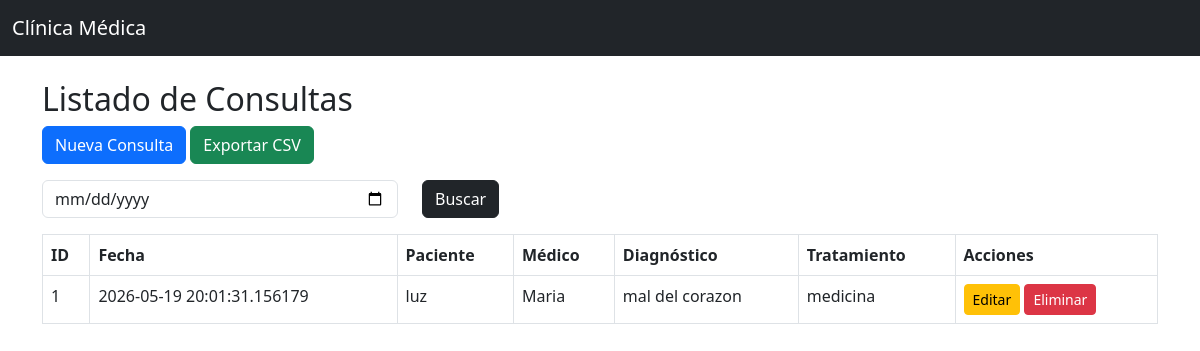
/consultas/, run on the app's committed database.
### app/models/consulta.py (models this page shows)
class Consulta(db.Model):
    __tablename__ = 'consultas'
    id_consulta = db.Column(db.Integer, primary_key=True)
    fecha = db.Column(db.DateTime, default=datetime.utcnow)
    diagnostico = db.Column(db.Text, nullable=False)
    tratamiento = db.Column(db.Text, nullable=False)
    id_medico = db.Column(
        db.Integer,
        db.ForeignKey('medicos.id_medico')
    )
    id_paciente = db.Column(
        db.Integer,
        db.ForeignKey('pacientes.id_paciente')
    )

### app/models/paciente.py (models this page shows)
class Paciente(db.Model):
    __tablename__ = 'pacientes'
    id_paciente = db.Column(db.Integer, primary_key=True)
    nombre = db.Column(db.String(100), nullable=False)
    edad = db.Column(db.Integer, nullable=False)
    direccion = db.Column(db.String(200), nullable=False)
    telefono = db.Column(db.String(20))
    consultas = db.relationship('Consulta', backref='paciente', lazy=True)

### app/models/medico.py (models this page shows)
class Medico(db.Model):
    __tablename__ = 'medicos'
    id_medico = db.Column(db.Integer, primary_key=True)
    nombre = db.Column(db.String(100), nullable=False)
    especialidad = db.Column(db.String(100), nullable=False)
    telefono = db.Column(db.String(20))
    correo = db.Column(db.String(100))
    consultas = db.relationship('Consulta', backref='medico', lazy=True)

### app/controllers/consulta_controller.py (the view)
@consulta_bp.route('/')
def listar():
    consultas = Consulta.query.all()
    return render_template(
        'consultas/listar.html',
        consultas=consultas
    )

### app/templates/consultas/listar.html
{% extends 'base.html' %}
{% block content %}
<h2>Listado de Consultas</h2>
<a href="/consultas/crear" class="btn btn-primary mb-3">Nueva Consulta</a>
<a href="/consultas/reporte" class="btn btn-success mb-3">Exportar CSV</a>
<form action="/consultas/buscar" method="GET" class="mb-3">
    <div class="row">
        <div class="col-md-4">
            <input type="date" name="fecha" class="form-control">
        </div>
        <div class="col-md-2">
            <button class="btn btn-dark">Buscar</button>
        </div>
    </div>
</form>
<table class="table table-bordered">
    <thead>
        <tr>
            <th>ID</th>
            <th>Fecha</th>
            <th>Paciente</th>
            <th>Médico</th>
            <th>Diagnóstico</th>
            <th>Tratamiento</th>
            <th>Acciones</th>
        </tr>
    </thead>
    <tbody>
        {% for c in consultas %}
        <tr>
            <td>{{ c.id_consulta }}</td>
            <td>{{ c.fecha }}</td>
            <td>{{ c.paciente.nombre }}</td>
            <td>{{ c.medico.nombre }}</td>
            <td>{{ c.diagnostico }}</td>
            <td>{{ c.tratamiento }}</td>
            <td>
                <a href="/consultas/editar/{{ c.id_consulta }}" class="btn btn-warning btn-sm">Editar</a>
                <a href="/consultas/eliminar/{{ c.id_consulta }}" class="btn btn-danger btn-sm" onclick="return confirm('¿Desea eliminar esta consulta?')">Eliminar</a>
            </td>
        </tr>
        {% endfor %}
    </tbody>
</table>
{% endblock %}

### data on the page
Consulta: id_consulta "1", fecha "2026-05-19 20:01:31.156179", paciente.nombre "luz", medico.nombre "Maria", diagnostico "mal del corazon", tratamiento "medicina"
